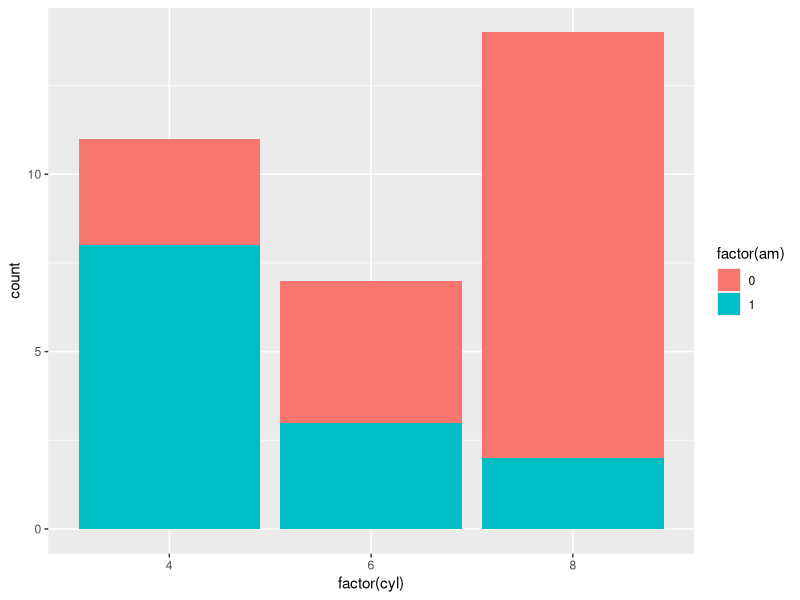
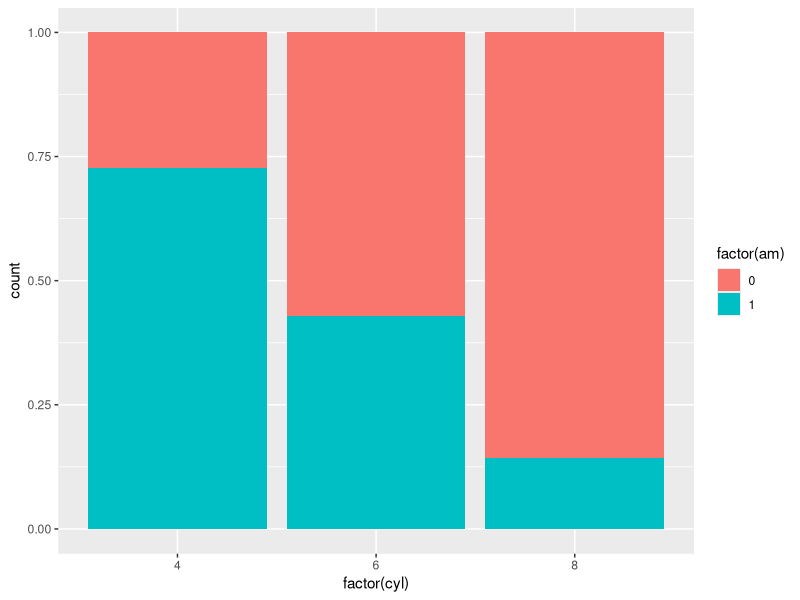
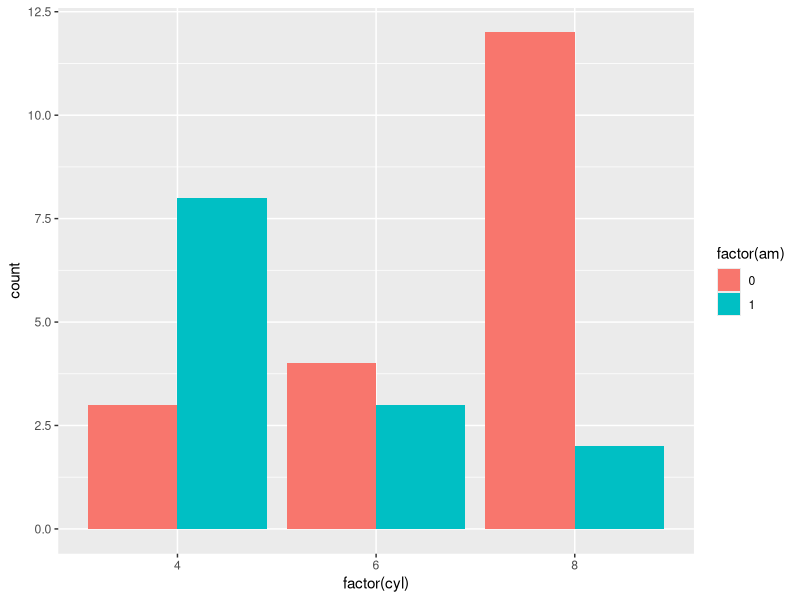
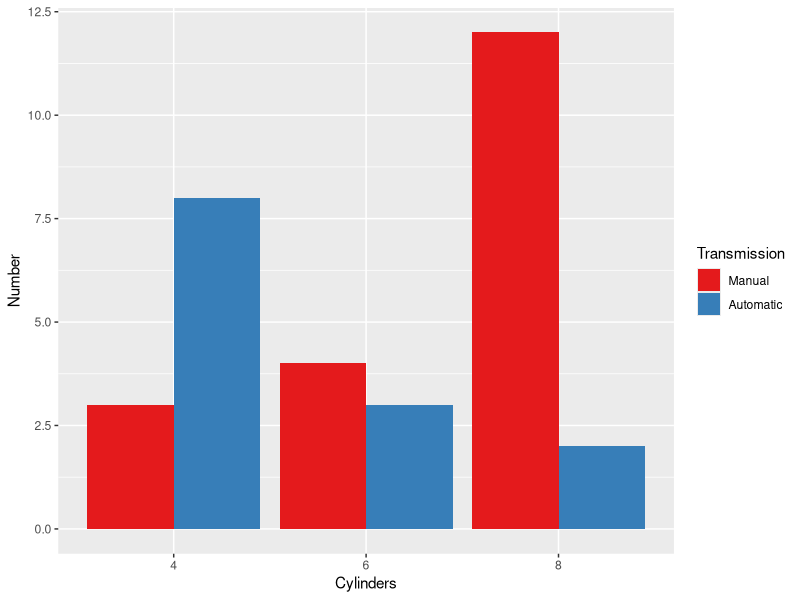
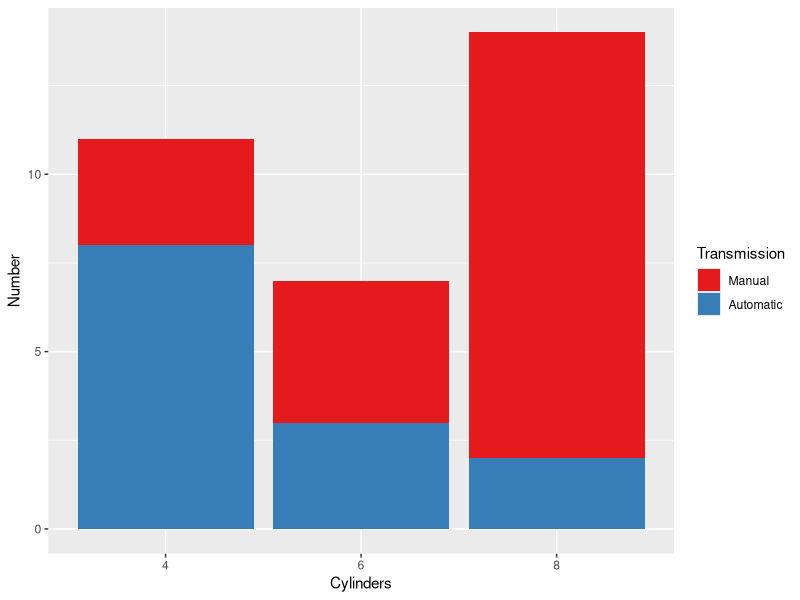

Source code (R) for these figures, in order: (Note: this script raises an error after producing the figures.)
### Datacamp - ch 3 position

library(ggplot2)

cyl.am <- ggplot(mtcars, aes(x = factor(cyl), fill = factor(am)))
cyl.am + geom_bar() # defaults to stack
cyl.am + geom_bar(position="fill")
cyl.am + geom_bar(position="dodge")

## sweet formatting cleanup!
val = c("#E41A1C", "#377EB8")
lab = c("Manual", "Automatic")
cyl.am +
  geom_bar(position = "dodge") +
  scale_x_discrete("Cylinders") + 
  scale_y_continuous("Number") +
  scale_fill_manual("Transmission", 
                       values = val,
                       labels = lab) 

## stack as alternative view
cyl.am +
  geom_bar(position = "stack") +
  scale_x_discrete("Cylinders") + 
  scale_y_continuous("Number") +
  scale_fill_manual("Transmission", 
                    values = val,
                    labels = lab) 

## Univariate plots
ggplot(mtcars,aes(x=mpg))+geom_point() # error because need to specify y
mtcars$group <- 0
head(mtcars)
ggplot(mtcars, aes(x=mpg,y=group))+geom_jitter()
ggplot(mtcars, aes(x=mpg,y=group))+geom_jitter()+scale_y_continuous(limits=c(-2,2))

### Overplotting

ggplot(mtcars,aes(x=wt,y=mpg,col=as.factor(cyl)))+geom_point(size=4)
ggplot(mtcars,aes(x=wt,y=mpg,col=as.factor(cyl)))+geom_point(size=4,shape=1)
ggplot(mtcars, aes(x=wt,y=mpg,col=as.factor(cyl)))+geom_point(size=4,alpha=0.6)

ggplot(diamonds,aes(x=carat, y=price, col=clarity))+geom_point()
ggplot(diamonds,aes(x=carat, y=price, col=clarity))+geom_point(alpha=0.5)

ggplot(diamonds,aes(x=clarity,y=carat,col=price))+geom_point(alpha=0.5)
ggplot(diamonds,aes(x=clarity,y=carat,col=price))+geom_point(alpha=0.5,position="jitter")